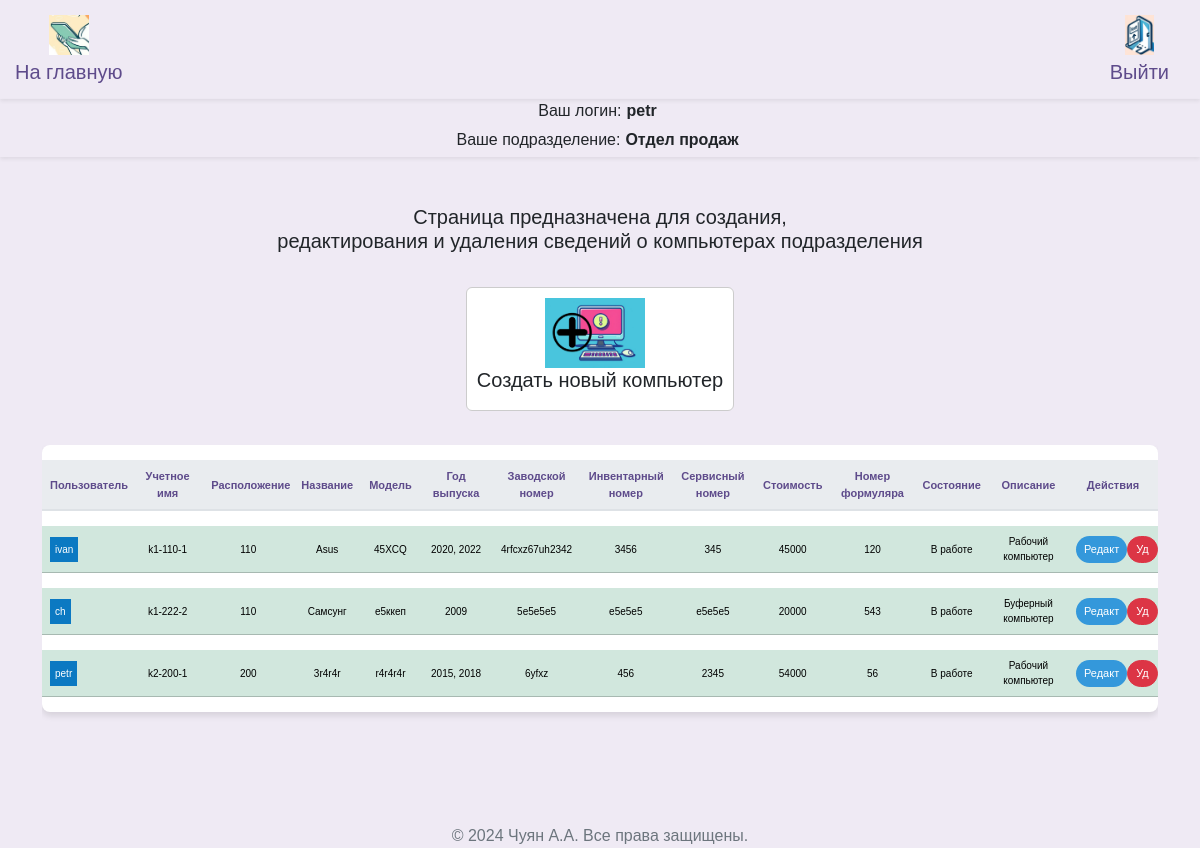
Screenshot of /arms (signed in) with the database file from the repository.
### src/database/models.py (models this page shows, shortened)
class Worker(Base):
    __tablename__ = "worker"
    id = Column(Integer, primary_key=True)
    role = Column(Enum(Role), default=Role.guest)
    fio = Column(String)
    name = Column(String, unique=True)
    password = Column(String)
    department = Column(String)
    position = Column(String)
    description = Column(String, default=None)
    conn_worker_arm = relationship(
        "Arm", back_populates="conn_arm_worker"
    )

class Arm(Base):
    __tablename__ = "arm"
    id = Column(Integer, primary_key=True)
    title = Column(String, unique=True)
    department_arm = Column(String)
    location = Column(String)
    name = Column(String)
    model = Column(String)
    release = Column(String)
    num_serial = Column(String)
    num_invent = Column(String)
    num_service = Column(String)
    price = Column(String)
    formular = Column(String)
    state = Column(String)
    description = Column(String, default=None)
    description2 = Column(String, default=None)
    description3 = Column(String, default=None)
    id_worker = Column(Integer, ForeignKey("worker.id"), default=1)
    conn_arm_worker = relationship(
        "Worker", back_populates="conn_worker_arm"
    )

### src/frontend/router.py (the view)
@router.get("/arms")
async def get_arms(
    request: Request,
    worker: Worker = Depends(get_worker_or_redirect),
    session: AsyncSession = Depends(get_session),
):
    data = await CRUDArm.get_all_arm_sorted(session)
    data_worker = await CRUDWorker.get_all(session)
    return templates.TemplateResponse(
        "arms/index.html",
        {"request": request, "worker": worker, "data": data, "data_worker": data_worker},
    )

### src/frontend/template/arms/index.html (shortened to what this page needs)
{% extends "base/base.html" %}
{% block content %}
<head>
</head>
<h5 class="mb-4" style="margin-bottom: 60px; text-align: center;">Страница предназначена для создания,<br> редактирования и удаления сведений о компьютерах подразделения</h5>
<div class="d-flex flex-wrap justify-content-center align-items-center">
  <a class="nav-link " href="#" data-bs-toggle="modal" data-bs-target="#modalCreateArm" data-bs-department-arm= "{{worker.department}}" style="text-decoration: none;" >
    <div class="d-flex align-items-center card" style="margin: 10px; border: 1px solid #ccc; padding: 10px; display: flex; justify-content: center;">
      <img src="../frontend/assets/img/icon_create_arm.jpg" alt="..." style="width: 100px; height: auto; margin-right: 10px;">
      <div>
        <h5 class="card-title" style="text-align: center;">Создать новый компьютер</h5>
      </div>
    </div>
  </a>
</div>
<div class="row">
  <div class="col-12">
    <div class="table-responsive">
      <table class="table table-hover table-shadow table-rounded">
        <thead>
          <tr>
            <th scope="col" >Пользователь</th>
            <th scope="col" >Учетное имя</th>
            <th scope="col" >Расположение</th>
            <th scope="col" >Название</th>
            <th scope="col" >Модель</th>
            <th scope="col" >Год выпуска</th>
            <th scope="col" >Заводской номер</th>
            <th scope="col" >Инвентарный номер</th>
            <th scope="col" >Сервисный номер</th>
            <th scope="col" >Стоимость</th>
            <th scope="col" >Номер формуляра</th>
            <th scope="col" >Состояние</th>
            <th scope="col" >Описание</th>
            <th scope="col" >Действия</th>
          </tr>
        </thead>
        <tbody class="text-center">
          {% for tuple in data %}
            {% set object = tuple %}
              {% if object.department_arm == worker.department %}
                {% for tuple2 in data_worker %}
                  {% if tuple2.id == object.id_worker %}
                    {% set varUserName = tuple2.name %}
                    {% set varUserId = tuple2.id %}
                    <tr class="table-success">
                      <td>
                        <div style="display: flex;">
                          <span style="padding: 5px;
                            {% if varUserName == 'Нет пользователя' %}
                              background-color: #ff0000;
                            {% else %}
                              background-color: #0b79c2;
                            {% endif %}
                            color: white;">
                            {{varUserName}}
                          </span>
                        </div>
                      </td>
                      <td>{{ object.title }}</td>
                      <td>{{ object.location }}</td>
                      <td>{{ object.name }}</td>
                      <td>{{ object.model }}</td>
                      <td>{{ object.release }}</td>
                      <td>{{ object.num_serial }}</td>
                      <td>{{ object.num_invent }}</td>
                      <td>{{ object.num_service }}</td>
                      <td>{{ object.price }}</td>
                      <td>{{ object.formular }}</td>
                      <td>{{ object.state }}</td>
                      <td>{{ object.description }}</td>
                      <td>
                        <div style="display: flex;">
                          <button type="button" class="btn btn-primary btn-sm" style="background-color: #3498db; color: white; font-size: 11px;"
                            data-bs-toggle="modal"
                            data-bs-target="#modalUpdate"
                            data-bs-id="{{object.id}}"
                            data-bs-user="{{varUserName}}"
                            data-bs-title="{{object.title}}"
                            data-bs-location="{{object.location}}"
                            data-bs-name="{{object.name}}"
                            data-bs-model="{{object.model}}"
                            data-bs-release="{{object.release}}"
                            data-bs-num_serial="{{object.num_serial}}"
                            data-bs-num_invent="{{object.num_invent}}"
                            data-bs-num_service="{{object.num_service}}"
                            data-bs-price="{{object.price}}"
                            data-bs-formular="{{object.formular}}"
                            data-bs-state="{{object.state}}"
                            data-bs-description="{{object.description}}"
                            data-bs-workerdepartment= "{{worker.department}}"
                            data-bs-user_id="{{varUserId}}"
                            console.log(data-bs-user)
                            >
                            Редакт
                          </button>
                          <button type="button" class="btn btn-danger btn-sm" style="color: white; font-size: 11px;"
                            onclick="deleteArm('{{ object.id }}')">
                            Уд
                          </button>
                        </div>
                      </td>
                    </tr>
                {% endif %}
              {% endfor %}
            {% endif %}
          {% endfor %}
        </tbody>
      </table>
    </div>
  </div>
</div>
{% endblock %}

### src/frontend/template/base/info.html (shortened to what this page needs)
<nav class="info navbar-expand-lg navbar-light shadow-sm">
  <div class="user-info">
    <div class="d-flex align-items-center">
      <span class="label">Ваш логин:</span>
      <span class="value">{{ worker.name }}</span>
    </div>
    <div class="d-flex align-items-center">
      <span class="label">Ваше подразделение:</span>
      <span class="value">{{ worker.department }}</span>
    </div>
  </div>
</nav>

### src/frontend/assets/css/base.css (style rules this page uses)
body { margin: 0; font-family: 'Nunito Sans', Arial, sans-serif; background-color: #efeaf4; }
.navbar-brand, .nav-link { color: #5e4b8b !important; }
.nav-link { margin: 0 10px; border-radius: 20px; transition: background-color 0.3s, color 0.3s; }
.table { background-color: #ffffff; color: #5e4b8b; border-collapse: separate; border-spacing: 0 15px; }
.table th, .table td { border-top: none !important; vertical-align: middle; }
.table thead th { background-color: #e9ecef; color: #5e4b8b; border-bottom: 2px solid #dee2e6; }
.table .btn, .table a { color: #7e57c2; transition: color 0.3s; }
.table td { padding: .5rem; }
.table-rounded { border-radius: .5rem; overflow: hidden; }
.table-shadow { box-shadow: 0 4px 6px rgba(0, 0, 0, 0.1); }
.btn { border-radius: 20px; }
.btn-primary { background-color: #8e44b0; border: none; color: #ffffff; transition: background-color 0.3s, color 0.3s, box-shadow 0.3s; }

### src/frontend/template/base/nav.html (style rules this page uses)
.user-info { text-align: center; display: flex; flex-direction: column; align-items: center; }

### src/frontend/template/base/info.html (style rules this page uses)
body, html { margin: 0; padding: 0; width: 100%; height: 100%; }
.user-info { text-align: center; display: flex; flex-direction: column; align-items: center; }
.user-info .label, .user-info .value { display: inline-block; width: auto; margin-right: 5px; max-width: 250px; margin-bottom: 5px; }
.user-info .value { font-weight: bold; }

### src/frontend/template/arms/index.html (style rules this page uses)
table { font-family: Arial, sans-serif; }
.table th, .table td { max-width: 90px; }
td { font-size: 10px; }
th { text-align: center; font-size: 11px; }

### rows the page displays
Worker: name "petr", department "Отдел продаж"
Arm: title "k1-110-1", location "110", name "Asus", model "45XCQ", release "2020, 2022", num_serial "4rfcxz67uh2342", num_invent "3456", num_service "345", price "45000", formular "120", state "В работе", description "Рабочий компьютер"
Worker: name "ivan"
Arm: title "k1-222-2", location "110", name "Самсунг", model "е5ккеп", release "2009", num_serial "5е5е5е5", num_invent "е5е5е5", num_service "е5е5е5", price "20000", formular "543", state "В работе", description "Буферный компьютер"
Worker: name "ch"
Arm: title "k2-200-1", location "200", name "3r4r4r", model "r4r4r4r", release "2015, 2018", num_serial "6yfxz", num_invent "456", num_service "2345", price "54000", formular "56", state "В работе", description "Рабочий компьютер"
